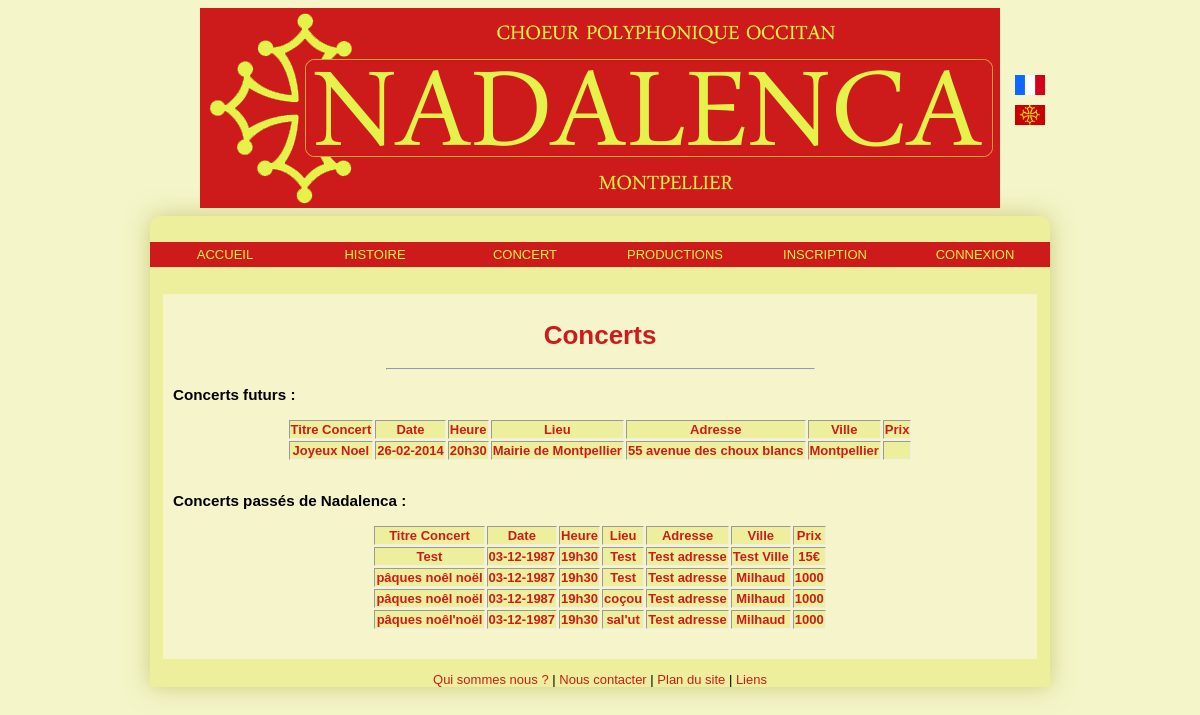
Screenshot of /Controleur/controlConcert.php with the database file from the repository.
### tables this page shows
CREATE TABLE IF NOT EXISTS `concert` (
  `id` int(11) NOT NULL AUTO_INCREMENT,
  `titreC` varchar(255) NOT NULL,
  `heureC` int(2) NOT NULL,
  `minuteC` int(2) NOT NULL,
  `lieuC` varchar(255) NOT NULL,
  `adresseC` varchar(255) NOT NULL,
  `villeC` varchar(255) NOT NULL,
  `dateC` date NOT NULL,
  `prixC` varchar(255) NOT NULL,
  PRIMARY KEY (`id`)
);

### Vue/viewConcert.php (the view)
<h1>Concerts</h1>
<hr />
<h3>Concerts futurs :</h3>
	<table border = "1">
		<tr>
			<td>Titre Concert</td>
			<td>Date</td>
			<td>Heure</td>
			<td>Lieu</td>
			<td>Adresse</td>
			<td>Ville</td>
			<td>Prix</td>
<?php
	while ($tuple1 = mysql_fetch_array($res1))
	{
		$euDate = date("d-m-Y", strtotime($tuple1['dateC']));
		echo "<tr>"
				."<td>".$tuple1['titreC']."</td>"
				."<td>".$euDate."</td>"
				."<td>".$tuple1['heureC'].'h'.$tuple1['minuteC']."</td>"
				."<td>".$tuple1['lieuC']."</td>"
				."<td>".$tuple1['adresseC']."</td>"
				."<td>".$tuple1['villeC']."</td>"
				."<td>".$tuple1['prixC']."</td>"
			."</tr>";
	}
		echo "</table><br/>";
	?>
<h3>Concerts passés de Nadalenca :</h3>
		<table border = "1">
			<tr>
				<td>Titre Concert</td>
				<td>Date</td>
				<td>Heure</td>
				<td>Lieu</td>
				<td>Adresse</td>
				<td>Ville</td>
				<td>Prix</td>
	<?php
	while ($tuple2 = mysql_fetch_array($res2))
	{
		$euDate = date("d-m-Y", strtotime($tuple2['dateC']));
		echo "<tr>"
				."<td>".$tuple2['titreC']."</td>"
				."<td>".$euDate."</td>"
				."<td>".$tuple2['heureC'].'h'.$tuple2['minuteC']."</td>"
				."<td>".$tuple2['lieuC']."</td>"
				."<td>".$tuple2['adresseC']."</td>"
				."<td>".$tuple2['villeC']."</td>"
				."<td>".$tuple2['prixC']."</td>"
			."</tr>";
	}
		echo "</table><br/>";
	?>

### style.css (style rules this page uses)
html { text-align: justify; font-family: sans-serif; font-size: small; background-color: #f4f5c8; }
h1 { text-align: center; margin-top: 2em; padding-top: 1em; color: #cd1b1b; }
hr { width: 50%; }
table { margin: 0; padding : 0; margin : 10px auto auto auto; border: 0; vertical-align: middle; }
td { font-weight: bold; text-align: center; background-color:#edef9c; color: #cd1b1b; }

### rows the page displays
concert: titreC "Joyeux Noel", dateC "26-02-2014", heureC "20", minuteC "30", lieuC "Mairie de Montpellier", adresseC "55 avenue des choux blancs", villeC "Montpellier"
concert: titreC "Test", dateC "03-12-1987", heureC "19", minuteC "30", lieuC "Test", adresseC "Test adresse", villeC "Test Ville", prixC "15€"
concert: titreC "pâques noêl noël", dateC "03-12-1987", heureC "19", minuteC "30", lieuC "Test", adresseC "Test adresse", villeC "Milhaud", prixC "1000"
concert: titreC "pâques noêl noël", dateC "03-12-1987", heureC "19", minuteC "30", lieuC "coçou", adresseC "Test adresse", villeC "Milhaud", prixC "1000"
concert: titreC "pâques noêl'noël", dateC "03-12-1987", heureC "19", minuteC "30", lieuC "sal'ut", adresseC "Test adresse", villeC "Milhaud", prixC "1000"
